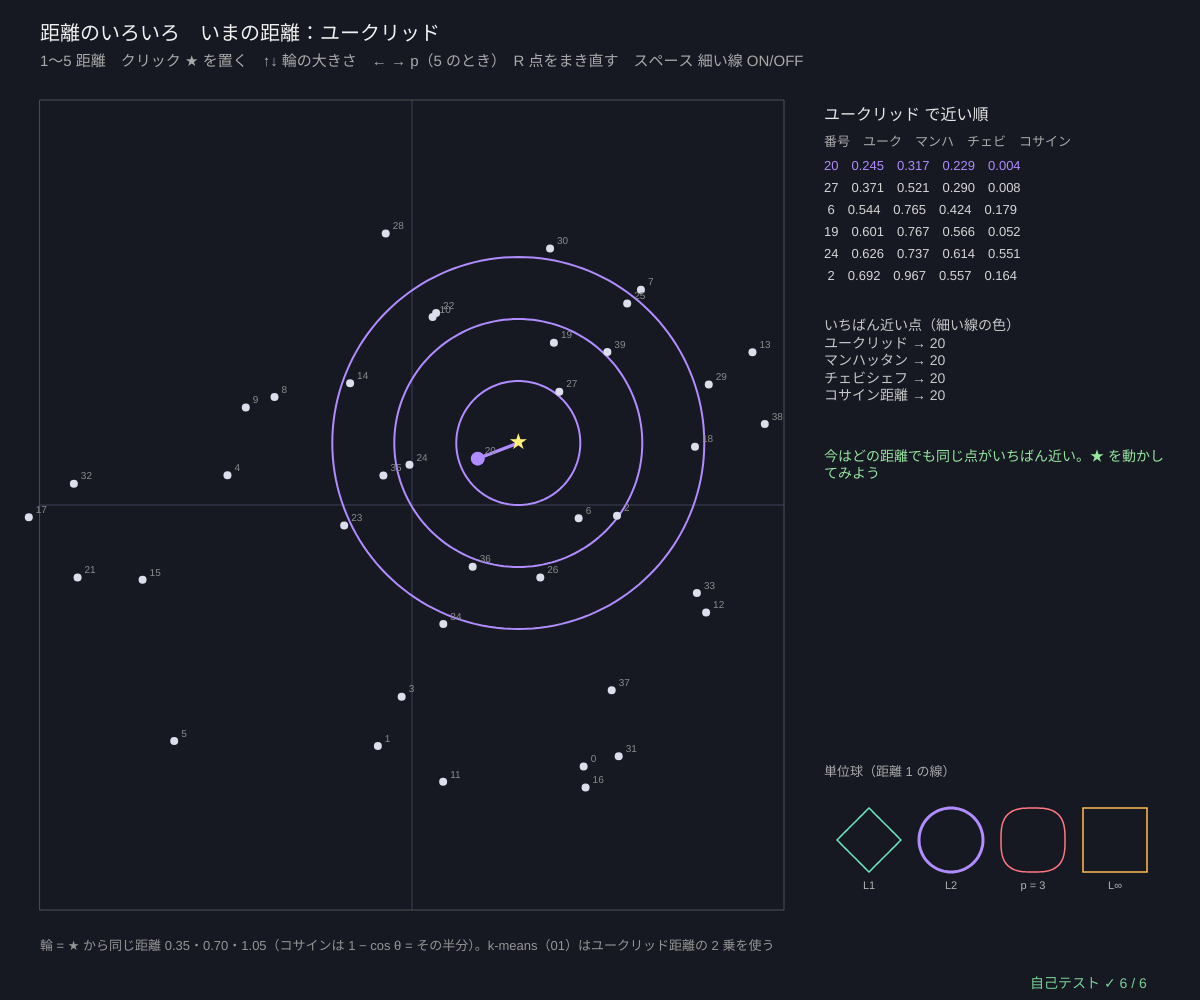
Frame 1 (no input)
Frame 60 (no input): identical to frame 1, image omitted
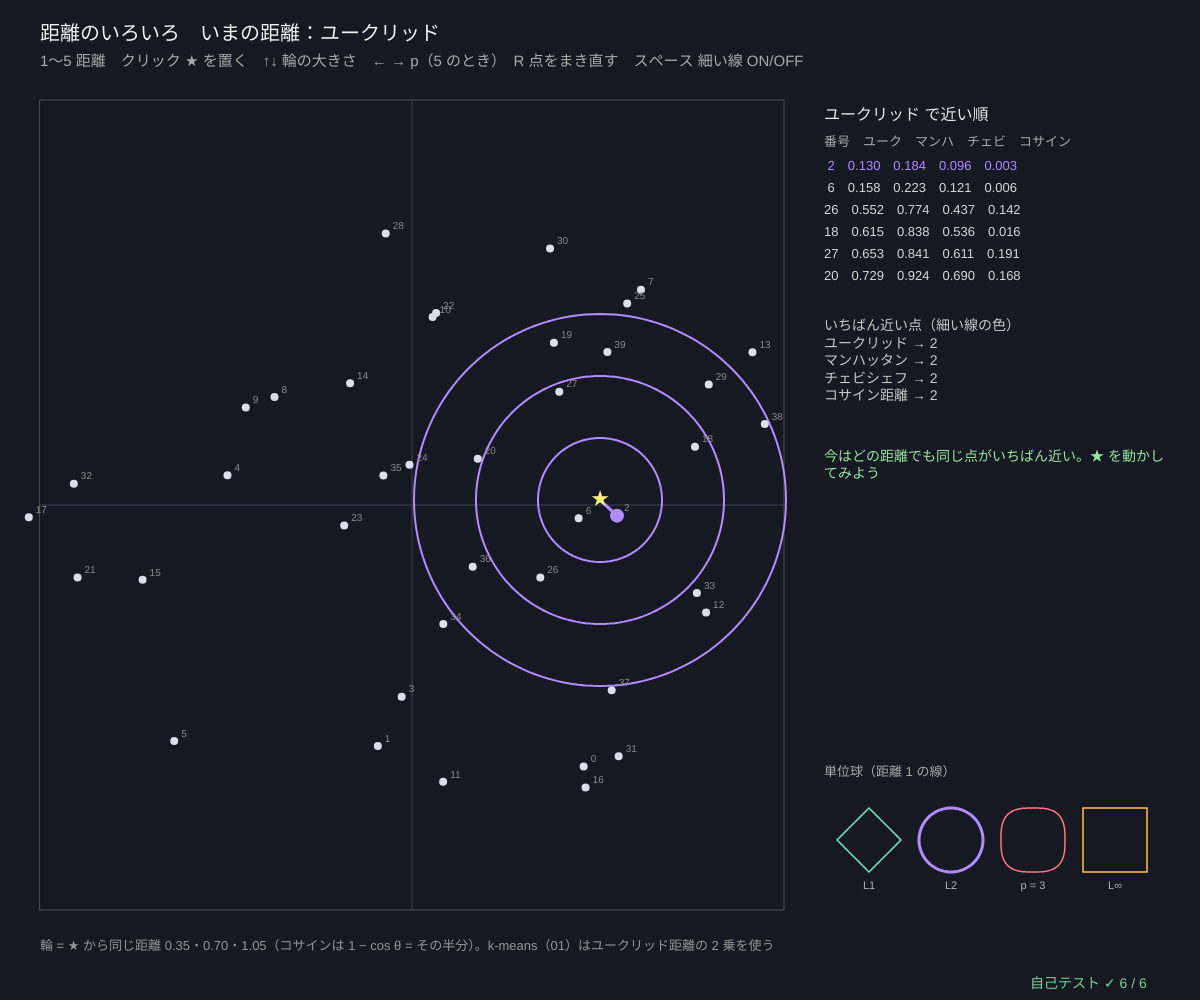
Frame 120 (the mouse pressed at the canvas centre since frame 60)

The p5.js sketch that drew these frames (run headless with seeded random() and noise() and a simulated clock; from frame 60 on, the mouse is pressed at the canvas centre):

// p5.js sketch
// ── sketch.js
// ============================================
// 00 距離のいろいろ ─ クラスタリングの「似ている」は「近い」。でも「近さ」の測り方は 1 つではない
//   ユークリッド √(Δx² + Δy²) = 円 / マンハッタン |Δx| + |Δy| = ひし形 / チェビシェフ max(|Δx|, |Δy|) = 正方形
//   ミンコフスキー (|Δx|^p + |Δy|^p)^(1/p)：p = 1 でマンハッタン、2 でユークリッド、∞ でチェビシェフ
//   コサイン距離 1 − cos θ：原点から見た「向き」だけを比べる（長さは無視）。三角不等式が成り立たないので、本当の距離（計量）ではない
//   基準の点（★）から「同じ距離」の線と、いちばん近い点を表示。距離を変えると、いちばん近い点が入れかわる（ボロノイ図にするとシリーズ 22 の 02）
// 1〜5 距離を切りかえ / クリック 基準の点 / ↑↓ 輪の大きさ / ← → p（5 のとき）/ R 点をまき直す / スペース 4 つの距離の近い点を全部表示
// ============================================

const METRIC_JA = ['ユークリッド', 'マンハッタン', 'チェビシェフ', 'コサイン距離', 'ミンコフスキー'];
const NPTS = 40;                       // ★ 点の数
let pts = [], query = [0.6, 0.35], metricNo = 0, ringR = 0.35, pExp = 3, showAll = true, seedP = 3, view;

function setup() { createCanvas(windowWidth, windowHeight); textWrap(CHAR); selfTest(); scatter(); }
function scatter() { seedRng(seedP); pts = []; for (let i = 0; i < NPTS; i++) pts.push([-2.2 + 4.4 * rnd(), -1.6 + 3.2 * rnd()]); }

// ★ 距離の式（m = 0〜4）
function metricD(m, a, b, p) {
  let dx = Math.abs(a[0] - b[0]), dy = Math.abs(a[1] - b[1]);
  if (m === 0) return Math.sqrt(dx * dx + dy * dy);
  if (m === 1) return dx + dy;
  if (m === 2) return Math.max(dx, dy);
  if (m === 3) {                       // コサイン距離（原点から見た向きの差）。長さ 0 のベクトルは 1 とする
    let la = Math.hypot(a[0], a[1]), lb = Math.hypot(b[0], b[1]);
    if (la < 1e-12 || lb < 1e-12) return 1;
    return clampv(1 - (a[0] * b[0] + a[1] * b[1]) / (la * lb), 0, 2);
  }
  let q = p || pExp; return Math.pow(Math.pow(dx, q) + Math.pow(dy, q), 1 / q);
}
function nearestIdx(m, q) { let best = -1, bd = Infinity; pts.forEach((p, i) => { let d = metricD(m, q, p); if (d < bd) { bd = d; best = i; } }); return best; }

// ★ 「同じ距離」の線：中心 c から距離 r の点を角度ごとに求める（円・ひし形・正方形・その間）
function ballPoint(m, c, r, t) {
  let ux = Math.cos(t), uy = Math.sin(t), unit = metricD(m, [0, 0], [ux, uy]);
  return [c[0] + (r * ux) / unit, c[1] + (r * uy) / unit];
}

function draw() {
  background(22, 24, 34);
  view = fitView(40, 100, width * 0.62, height - 190, 0, 0, 4.2);
  // 原点の十字（コサイン距離の基準）
  stroke(60, 64, 84); strokeWeight(1); line(view.x, gY(view, 0), view.x + view.w, gY(view, 0)); line(gX(view, 0), view.y, gX(view, 0), view.y + view.h);
  noFill(); stroke(80); rect(view.x, view.y, view.w, view.h);
  // ---- 同じ距離の線
  let colM = [[176, 140, 255], [110, 230, 190], [255, 190, 80], [110, 180, 255], [255, 120, 130]];
  stroke(...colM[metricNo]); strokeWeight(2);
  if (metricNo === 3) {                // コサイン：原点からのくさび形（向きの差が同じ線は、原点からの半直線）
    let th = Math.atan2(query[1], query[0]);
    for (let k = 1; k <= 3; k++) {
      let d = Math.min(2, ringR * k * 0.5), a = Math.acos(clampv(1 - d, -1, 1));
      for (let s of [-1, 1]) line(gX(view, 0), gY(view, 0), gX(view, 6 * Math.cos(th + s * a)), gY(view, 6 * Math.sin(th + s * a)));
    }
  } else for (let k = 1; k <= 3; k++) {
    let ring = []; for (let i = 0; i <= 160; i++) { let b = ballPoint(metricNo, query, ringR * k, (TWO_PI * i) / 160); ring.push([gX(view, b[0]), gY(view, b[1])]); }
    polyline(ring);
  }
  // ---- 点といちばん近い点
  let nn = [0, 1, 2, 3].map((m) => nearestIdx(m, query)), cur = nearestIdx(metricNo, query);
  if (showAll) for (let m = 0; m < 4; m++) { stroke(...colM[m], 150); strokeWeight(m === metricNo ? 3 : 1.5); line(gX(view, query[0]), gY(view, query[1]), gX(view, pts[nn[m]][0]), gY(view, pts[nn[m]][1])); }
  stroke(...colM[metricNo]); strokeWeight(3); line(gX(view, query[0]), gY(view, query[1]), gX(view, pts[cur][0]), gY(view, pts[cur][1]));
  noStroke();
  pts.forEach((p, i) => { fill(i === cur ? color(...colM[metricNo]) : color(220, 222, 235)); circle(gX(view, p[0]), gY(view, p[1]), i === cur ? 14 : 8); fill(140); textSize(10); textAlign(LEFT, CENTER); text(i, gX(view, p[0]) + 7, gY(view, p[1]) - 7); });
  fill(255, 240, 120); textSize(22); textAlign(CENTER, CENTER); text('★', gX(view, query[0]), gY(view, query[1]));
  // ---- 右の表：近い順に 6 点
  let px = view.x + view.w + 40, py = 120, order = pts.map((_, i) => i).sort((a, b) => metricD(metricNo, query, pts[a]) - metricD(metricNo, query, pts[b])).slice(0, 6);
  textAlign(LEFT, BASELINE); fill(230); textSize(16); text(METRIC_JA[metricNo] + ' で近い順', px, py);
  textSize(13); fill(170); text('番号　ユーク　マンハ　チェビ　コサイン', px, py + 26);
  order.forEach((i, r) => {
    fill(r === 0 ? color(...colM[metricNo]) : 215);
    text(String(i).padStart(2, ' ') + '　' + [0, 1, 2, 3].map((m) => metricD(m, query, pts[i]).toFixed(3)).join('　'), px, py + 50 + r * 22);
  });
  fill(200); textSize(14);
  let names = [0, 1, 2, 3].map((m) => METRIC_JA[m] + ' → ' + nn[m]).join('\n');
  text('いちばん近い点（細い線の色）\n' + names, px, py + 210);
  let diff = new Set(nn).size;
  fill(diff > 1 ? color(255, 200, 120) : color(150, 230, 160));
  text(diff > 1 ? '距離によって、いちばん近い点が ' + diff + ' 通りに分かれた！' : '今はどの距離でも同じ点がいちばん近い。★ を動かしてみよう', px, py + 330, width - px - 30);
  // 単位球の小さな見本
  let sx = px, sy = height - 210;
  fill(170); textSize(13); text('単位球（距離 1 の線）', sx, sy - 14);
  for (let m of [1, 0, 4, 2]) {
    let c = [sx + 45 + [1, 0, 4, 2].indexOf(m) * 82, sy + 50], ring = [];
    for (let i = 0; i <= 80; i++) { let b = ballPoint(m, [0, 0], 1, (TWO_PI * i) / 80); ring.push([c[0] + b[0] * 32, c[1] - b[1] * 32]); }
    stroke(...colM[m]); strokeWeight(m === metricNo ? 3 : 1.5); polyline(ring);
    noStroke(); fill(180); textSize(11); textAlign(CENTER, TOP); text(m === 4 ? 'p = ' + pExp : ['L2', 'L1', 'L∞'][m], c[0], c[1] + 40);
  }
  // ---- 文字
  textAlign(LEFT, BASELINE); fill(240); textSize(20);
  text('距離のいろいろ　いまの距離：' + METRIC_JA[metricNo] + (metricNo === 4 ? '（p = ' + pExp + '）' : '') + (metricNo === 3 ? '　← 向きだけを比べる（原点 = 十字）' : ''), 40, 40);
  fill(170); textSize(15); text('1〜5 距離　クリック ★ を置く　↑↓ 輪の大きさ　← → p（5 のとき）　R 点をまき直す　スペース 細い線 ON/OFF', 40, 66);
  fill(150); textSize(13); text('輪 = ★ から同じ距離 ' + ringR.toFixed(2) + '・' + (2 * ringR).toFixed(2) + '・' + (3 * ringR).toFixed(2) + '（コサインは 1 − cos θ = その半分）。k-means（01）はユークリッド距離の 2 乗を使う', 40, height - 50);
  drawSelfTest(width - 170, height - 12);
}

function mousePressed() { if (view && inBox(view, mouseX, mouseY)) query = [invX(view, mouseX), invY(view, mouseY)]; }
function mouseDragged() { mousePressed(); }
function keyPressed() {
  if (key.length === 1 && '12345'.includes(key)) metricNo = +key - 1;
  if (key === UP_ARROW) ringR = Math.min(1.2, ringR + 0.05);
  if (key === DOWN_ARROW) ringR = Math.max(0.1, ringR - 0.05);
  if (key === RIGHT_ARROW) pExp = Math.min(12, pExp + 1);
  if (key === LEFT_ARROW) pExp = Math.max(1, pExp - 1);
  if (key === 'r' || key === 'R') { seedP++; scatter(); }
  if (key === ' ') showAll = !showAll;
  return false;
}

// ---- 自己テスト
function selfTest() {
  selfTestResults = [];
  seedRng(100);
  let rp = () => [-3 + 6 * rnd(), -3 + 6 * rnd()], axioms = [true, true, true, true];
  for (let t = 0; t < 400; t++) {
    let a = rp(), b = rp(), c = rp();
    [0, 1, 2, 4].forEach((m, q) => {
      let ab = metricD(m, a, b, 3), ba = metricD(m, b, a, 3), ac = metricD(m, a, c, 3), bc = metricD(m, b, c, 3);
      if (!(ab >= 0 && metricD(m, a, a, 3) === 0 && Math.abs(ab - ba) < 1e-12 && ac <= ab + bc + 1e-12)) axioms[q] = false;
    });
  }
  check('ユークリッド・マンハッタン・チェビシェフ・ミンコフスキー（p = 3）は距離の公理（0 以上、d(x, x) = 0、対称、三角不等式）を満たす（400 組）', axioms.every((v) => v));
  let a = [1, 0], b = [1, 1], c = [0, 1], cosOk = true;
  for (let t = 0; t < 200; t++) { let u = rp(), v = rp(), d = metricD(3, u, v); if (!(d >= 0 && d <= 2 && Math.abs(d - metricD(3, v, u)) < 1e-12)) cosOk = false; }
  check('コサイン距離は対称で 0〜2。でも (1,0)→(1,1)→(0,1) で三角不等式が破れる：' + metricD(3, a, c).toFixed(3) + ' > ' + (metricD(3, a, b) + metricD(3, b, c)).toFixed(3), cosOk && metricD(3, a, c) > metricD(3, a, b) + metricD(3, b, c));
  let ordOk = true;
  for (let t = 0; t < 300; t++) { let u = rp(), v = rp(), l2 = metricD(0, u, v), l1 = metricD(1, u, v), li = metricD(2, u, v); if (!(li <= l2 + 1e-12 && l2 <= l1 + 1e-12 && l1 <= Math.SQRT2 * l2 + 1e-12 && l1 <= 2 * li + 1e-12)) ordOk = false; }
  check('大小の関係：L∞ ≤ L2 ≤ L1 ≤ √2·L2、L1 ≤ 2·L∞（2 次元）', ordOk);
  let u = [0.3, -1.2], v = [-0.7, 0.4];
  check('ミンコフスキー：p = 1 はマンハッタン、p = 2 はユークリッド、p = 64 はチェビシェフの 2% 以内', near(metricD(4, u, v, 1), metricD(1, u, v), 1e-12) && near(metricD(4, u, v, 2), metricD(0, u, v), 1e-12) && Math.abs(metricD(4, u, v, 64) / metricD(2, u, v) - 1) < 0.02);
  let q0 = [0, 0], pa = [0.9, 0.9], pb = [1.2, 0];
  check('近い点が入れかわる例：★ = 原点で (0.9, 0.9) と (1.2, 0)。L1 では後者、L∞ では前者がいちばん近い', metricD(1, q0, pb) < metricD(1, q0, pa) && metricD(2, q0, pa) < metricD(2, q0, pb));
  let lenOk = true; for (let t = 0; t < 100; t++) { let w = rp(), s = 0.1 + 5 * rnd(); if (Math.abs(metricD(3, w, [w[0] * s, w[1] * s])) > 1e-12) lenOk = false; }
  check('コサイン距離は長さを無視：d(x, s·x) = 0（s > 0）', lenOk);
  reportSelfTest();
}

// ---------- やってみよう ----------
// 1. 1 と 3 を切りかえながら ★ を動かし、いちばん近い点が入れかわる場所を探そう
// 2. 5（ミンコフスキー）で ← → を押して p を 1 → 12 に。単位球はひし形 → 円 → 正方形に変わる
// 3. 4（コサイン）では、原点から同じ向きにある点は、遠くても「同じ」。文書の単語の数を比べるときに使う
// 4. 右の表で、L∞ ≤ L2 ≤ L1 がいつも成り立っているか確かめよう
// 5. 01 の k-means は「ユークリッド距離の 2 乗」で近さを測る。マンハッタン距離にすると平均ではなく中央値（k-medians）になる

// ==================================================
// ここから下は「クラスタリングの道具」（中身は読まなくても OK。消さないでね）
// ==================================================
// ---- 共通：値をはさむ・クラスタの色・距離（点は [x, y] や [r, g, b] のような配列）
function clampv(v, a, b) { return v < a ? a : v > b ? b : v; }
const PAL = [[176, 140, 255], [110, 230, 190], [255, 190, 80], [110, 180, 255], [255, 120, 130], [200, 240, 110], [255, 150, 220], [90, 210, 220], [255, 150, 70], [190, 190, 255]];
function palC(k, a) {                  // クラスタ k の色（k < 0 = ノイズ = 灰色）
  let al = a === undefined ? 255 : a;
  if (k < 0) return color(120, 120, 135, al);
  let c = PAL[k % PAL.length]; return color(c[0], c[1], c[2], al);
}
function sqd(a, b) { let s = 0; for (let i = 0; i < a.length; i++) { let d = a[i] - b[i]; s += d * d; } return s; }   // 距離の 2 乗
function edist(a, b) { return Math.sqrt(sqd(a, b)); }                                                              // ユークリッド距離
function meanOf(arr) { if (!arr.length) return 0; let s = 0; for (let v of arr) s += v; return s / arr.length; }
// ---- 種つきの乱数（同じ種なら毎回同じ列）
let rngState = 1, gaussSpare = null;
function seedRng(s) { rngState = (s >>> 0) || 1; gaussSpare = null; }
function rnd() {                       // 0〜1 の一様乱数（mulberry32）
  rngState = (rngState + 0x6d2b79f5) >>> 0;
  let t = rngState;
  t = Math.imul(t ^ (t >>> 15), t | 1);
  t ^= t + Math.imul(t ^ (t >>> 7), t | 61);
  return ((t ^ (t >>> 14)) >>> 0) / 4294967296;
}
function rndInt(a, b) { return a + Math.floor(rnd() * (b - a + 1)); }
function gauss() {                     // 標準正規分布（ボックス-ミュラー法）
  if (gaussSpare !== null) { let g = gaussSpare; gaussSpare = null; return g; }
  let u = 1 - rnd(), v = rnd(), r = Math.sqrt(-2 * Math.log(u));
  gaussSpare = r * Math.sin(2 * Math.PI * v); return r * Math.cos(2 * Math.PI * v);
}
// ---- グラフと図の道具：g = { x, y, w, h, x0, x1, y0, y1 }（画面の四角とデータの範囲）
function gX(g, v) { return g.x + clampv((v - g.x0) / (g.x1 - g.x0), -0.02, 1.02) * g.w; }
function gY(g, v) { return g.y + g.h - clampv((v - g.y0) / (g.y1 - g.y0), -0.02, 1.02) * g.h; }
function invX(g, px) { return g.x0 + ((px - g.x) / g.w) * (g.x1 - g.x0); }
function invY(g, py) { return g.y0 + ((g.y + g.h - py) / g.h) * (g.y1 - g.y0); }
function inBox(g, px, py) { return px >= g.x && px <= g.x + g.w && py >= g.y && py <= g.y + g.h; }
function fitView(x, y, w, h, cx, cy, span) {   // 縦横の縮尺をそろえる（span = 短い辺に入るデータの幅）
  let s = Math.min(w, h) / span; return { x, y, w, h, x0: cx - w / 2 / s, x1: cx + w / 2 / s, y0: cy - h / 2 / s, y1: cy + h / 2 / s };
}
function plotAxes(g, xl, yl, xt, yt) {
  stroke(95); strokeWeight(1); noFill(); rect(g.x, g.y, g.w, g.h);
  noStroke(); fill(165); textSize(12); textAlign(CENTER, TOP);
  for (let v of xt) text(+v.toPrecision(3), gX(g, v), g.y + g.h + 4);
  textAlign(RIGHT, CENTER);
  for (let v of yt) text(+v.toPrecision(3), g.x - 5, gY(g, v));
  textAlign(LEFT, BASELINE); fill(205); textSize(13);
  text(xl, g.x + g.w - textWidth(xl), g.y + g.h + 30); text(yl, g.x, g.y - 8);
}
function polyline(pts) {               // 点が 2 つ以上あるときだけ折れ線を描く
  if (pts.length < 2) return;
  noFill(); beginShape(); for (let p of pts) vertex(p[0], p[1]); endShape();
}
function drawPts(g, pts, labels, r, al) {   // クラスタの色で点を描く（labels がなければ白）
  noStroke();
  for (let i = 0; i < pts.length; i++) { fill(labels ? palC(labels[i], al) : color(230, 230, 240, al === undefined ? 255 : al)); circle(gX(g, pts[i][0]), gY(g, pts[i][1]), r); }
}
// ---- 自己テストの道具
let selfTestResults = [];
function check(name, cond) { selfTestResults.push({ name, ok: !!cond }); }
function near(a, b, tol) { return a !== null && a !== undefined && isFinite(a) && Math.abs(a - b) <= (tol === undefined ? 1e-9 : tol); }
function noNaN(v) { return Array.isArray(v) ? v.every(noNaN) : !(typeof v === 'number' && v !== v); }
function reportSelfTest() { for (let r of selfTestResults) (r.ok ? console.log : console.error)((r.ok ? '✓ ' : '✗ ') + r.name); }
function selfTestLine() { let n = selfTestResults.filter((r) => r.ok).length; return '自己テスト ' + (n === selfTestResults.length ? '✓ ' : '✗ ') + n + ' / ' + selfTestResults.length; }
function drawSelfTest(x, y) { noStroke(); fill(selfTestResults.every((r) => r.ok) ? color(120, 210, 150) : color(255, 90, 90)); textSize(14); textAlign(LEFT, BASELINE); text(selfTestLine(), x, y); }
